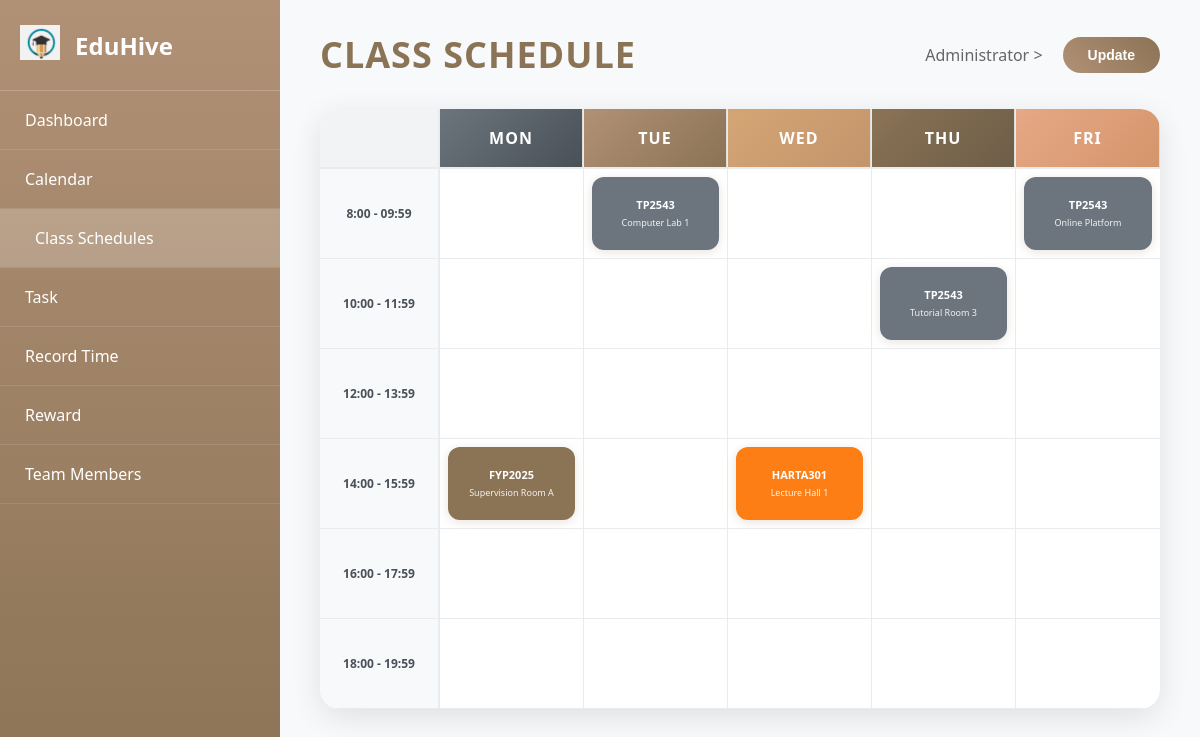
The app's page /class_schedule.php (signed in), older data.
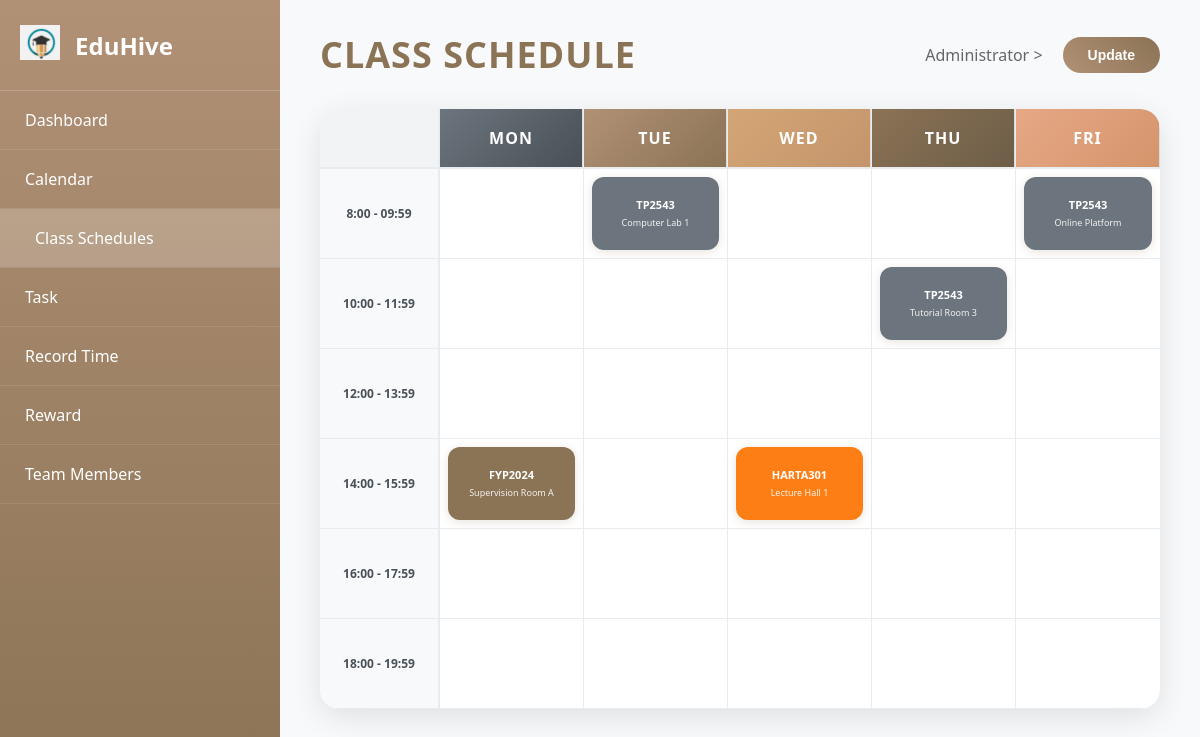
The same page, newer data.
### tables this page shows
CREATE TABLE class_schedules (
    id INT AUTO_INCREMENT PRIMARY KEY,
    user_id INT NOT NULL,
    course_id INT NULL,
    class_code VARCHAR(20) NOT NULL,
    day_of_week ENUM('monday', 'tuesday', 'wednesday', 'thursday', 'friday', 'saturday', 'sunday') NOT NULL,
    start_time TIME NOT NULL,
    end_time TIME NOT NULL,
    location VARCHAR(100) NULL,
    mode ENUM('online', 'physical', 'hybrid') DEFAULT 'physical',
    instructor VARCHAR(100) NULL,
    room VARCHAR(50) NULL,
    building VARCHAR(100) NULL,
    notes TEXT NULL,
    is_active BOOLEAN DEFAULT TRUE,
    created_at TIMESTAMP DEFAULT CURRENT_TIMESTAMP,
    updated_at TIMESTAMP DEFAULT CURRENT_TIMESTAMP ON UPDATE CURRENT_TIMESTAMP,
    FOREIGN KEY (user_id) REFERENCES users(id) ON DELETE CASCADE,
    FOREIGN KEY (course_id) REFERENCES courses(id) ON DELETE SET NULL,
    INDEX idx_user_day (user_id, day_of_week),
    INDEX idx_user_course (user_id, course_id),
    INDEX idx_time_range (start_time, end_time)
);

CREATE TABLE courses (
    id INT AUTO_INCREMENT PRIMARY KEY,
    user_id INT NOT NULL,
    name VARCHAR(100) NOT NULL,
    code VARCHAR(20) NOT NULL,
    description TEXT NULL,
    color VARCHAR(7) DEFAULT '#8B7355',
    semester VARCHAR(20) NULL,
    year YEAR NULL,
    credits INT DEFAULT 3,
    instructor VARCHAR(100) NULL,
    status ENUM('active', 'completed', 'dropped') DEFAULT 'active',
    created_at TIMESTAMP DEFAULT CURRENT_TIMESTAMP,
    updated_at TIMESTAMP DEFAULT CURRENT_TIMESTAMP ON UPDATE CURRENT_TIMESTAMP,
    FOREIGN KEY (user_id) REFERENCES users(id) ON DELETE CASCADE,
    INDEX idx_user_course (user_id, name),
    INDEX idx_status (status),
    INDEX idx_year_semester (year, semester)
);

### config/database.php (called while the page is built, shortened)
<?php
class Database {
    private $host = "localhost";
    private $db_name = "eduhive_db";
    private $username = "root";
    private $password = "";
    private $charset = "utf8mb4";
    public function getConnection() {
        $this->conn = null;
        try {
            $dsn = "mysql:host=" . $this->host . ";dbname=" . $this->db_name . ";charset=" . $this->charset;
            $options = [
                PDO::ATTR_ERRMODE            => PDO::ERRMODE_EXCEPTION,
                PDO::ATTR_DEFAULT_FETCH_MODE => PDO::FETCH_ASSOC,
                PDO::ATTR_EMULATE_PREPARES   => false,
                PDO::MYSQL_ATTR_INIT_COMMAND => "SET NAMES utf8mb4"
            ];
            $this->conn = new PDO($dsn, $this->username, $this->password, $options);
        } catch(PDOException $exception) {
            error_log("Database connection error: " . $exception->getMessage());
            if (getenv('APP_ENV') === 'production') {
                die("Database connection failed. Please try again later.");
            } else {
                die("Database connection error: " . $exception->getMessage());
            }
        }
        return $this->conn;
    }
    public function query($query, $params = []) {
        try {
            $conn = $this->getConnection();
            $stmt = $conn->prepare($query);
            $stmt->execute($params);
            if (stripos($query, 'SELECT') === 0) {
                return $stmt->fetchAll(PDO::FETCH_ASSOC);
            }
            return $stmt->rowCount();
        } catch (PDOException $e) {
            error_log("Query error: " . $e->getMessage());
            return false;
        }
    }
}
?>

### class_schedule.php (the view, shortened to what the changed rows need)
<?php
require_once 'config/database.php';
$user_id = getCurrentUserId();
$class_schedules = [];
try {
    $class_schedules = getClassSchedulesWithCourses($user_id);
} catch (Exception $e) {
    error_log("Class schedule error for user $user_id: " . $e->getMessage());
    $error_message = "Unable to load class schedule data.";
}
function getClassSchedulesWithCourses($user_id) {
    try {
        $database = new Database();
        $query = "SELECT cs.*, c.name as course_name, c.code as course_code, c.color as course_color
                  FROM class_schedules cs
                  LEFT JOIN courses c ON cs.course_id = c.id
                  WHERE cs.user_id = :user_id
                  ORDER BY cs.day_of_week, cs.start_time";
        return $database->query($query, [':user_id' => $user_id]) ?: [];
    } catch (Exception $e) {
        error_log("Error getting class schedules: " . $e->getMessage());
        return [];
    }
}
function getClassForSlot($schedules, $day, $time_slot) {
    $time_ranges = [
        '8:00 - 09:59' => ['08:00:00', '09:59:59'],
        '10:00 - 11:59' => ['10:00:00', '11:59:59'],
        '12:00 - 13:59' => ['12:00:00', '13:59:59'],
        '14:00 - 15:59' => ['14:00:00', '15:59:59'],
        '16:00 - 17:59' => ['16:00:00', '17:59:59'],
        '18:00 - 19:59' => ['18:00:00', '19:59:59']
    ];
    $start_range = $time_ranges[$time_slot][0];
    $end_range = $time_ranges[$time_slot][1];
    foreach ($schedules as $schedule) {
        if (strtolower($schedule['day_of_week']) === strtolower($day)) {
            $class_start = $schedule['start_time'];
            if ($class_start >= $start_range && $class_start <= $end_range) {
                return $schedule;
            }
        }
    }
    return null;
}
$days = ['monday', 'tuesday', 'wednesday', 'thursday', 'friday'];
$time_slots = [
    '8:00 - 09:59',
    '10:00 - 11:59',
    '12:00 - 13:59',
    '14:00 - 15:59',
    '16:00 - 17:59',
    '18:00 - 19:59'
];
function getClassDisplayName($schedule) {
    if (!empty($schedule['course_code'])) {
        return $schedule['course_code'];
    }
    return $schedule['class_code'];
}
function getClassMode($schedule) {
    if (!empty($schedule['location'])) {
        return $schedule['location'];
    }
    return strtoupper($schedule['mode']);
}
function getClassColor($schedule) {
    if (!empty($schedule['course_color'])) {
        return $schedule['course_color'];
    }
}
?>
<!DOCTYPE html>
<html lang="en">
<head>
  <link rel="stylesheet" href="style.css">
  <link rel="stylesheet" href="schedule.css">
</head>
<body class="dashboard-body">
  <div class="dashboard-container">
    <nav class="sidebar">
      <div class="sidebar-header">
        <h2>EduHive</h2>
      </div>
    </nav>
    <main class="schedule-main">
      <div class="schedule-header">
        <h1>CLASS SCHEDULE</h1>
      </div>
      <div class="schedule-container">
        <div class="schedule-grid">
          <?php foreach ($days as $day): ?>
          <div class="day-column">
            <div class="day-header"><?php echo ucfirst(substr($day, 0, 3)); ?></div>
            <?php foreach ($time_slots as $time_slot): ?>
            <div class="class-slot">
              <?php
              $class = getClassForSlot($class_schedules, $day, $time_slot);
              if ($class):
                $color = getClassColor($class);
                $display_name = getClassDisplayName($class);
                $mode = getClassMode($class);
              ?>
              <div class="class-card"
                   style="background: <?php echo $color; ?>; color: white;"
                   onclick="viewClassDetails(<?php echo $class['id']; ?>)"
                   title="<?php echo htmlspecialchars($display_name . ' - ' . $class['start_time'] . ' to ' . $class['end_time']); ?>">
                <div class="class-code"><?php echo htmlspecialchars($display_name); ?></div>
                <div class="class-mode"><?php echo htmlspecialchars($mode); ?></div>
              </div>
              <?php endif; ?>
            </div>
            <?php endforeach; ?>
          </div>
          <?php endforeach; ?>
        </div>
      </div>
    </main>
  </div>
</body>
</html>

Row changes from the older to the newer data that the page shows:
changed class_schedules "Supervision Room A": course.code "FYP2025" → "FYP2024"
